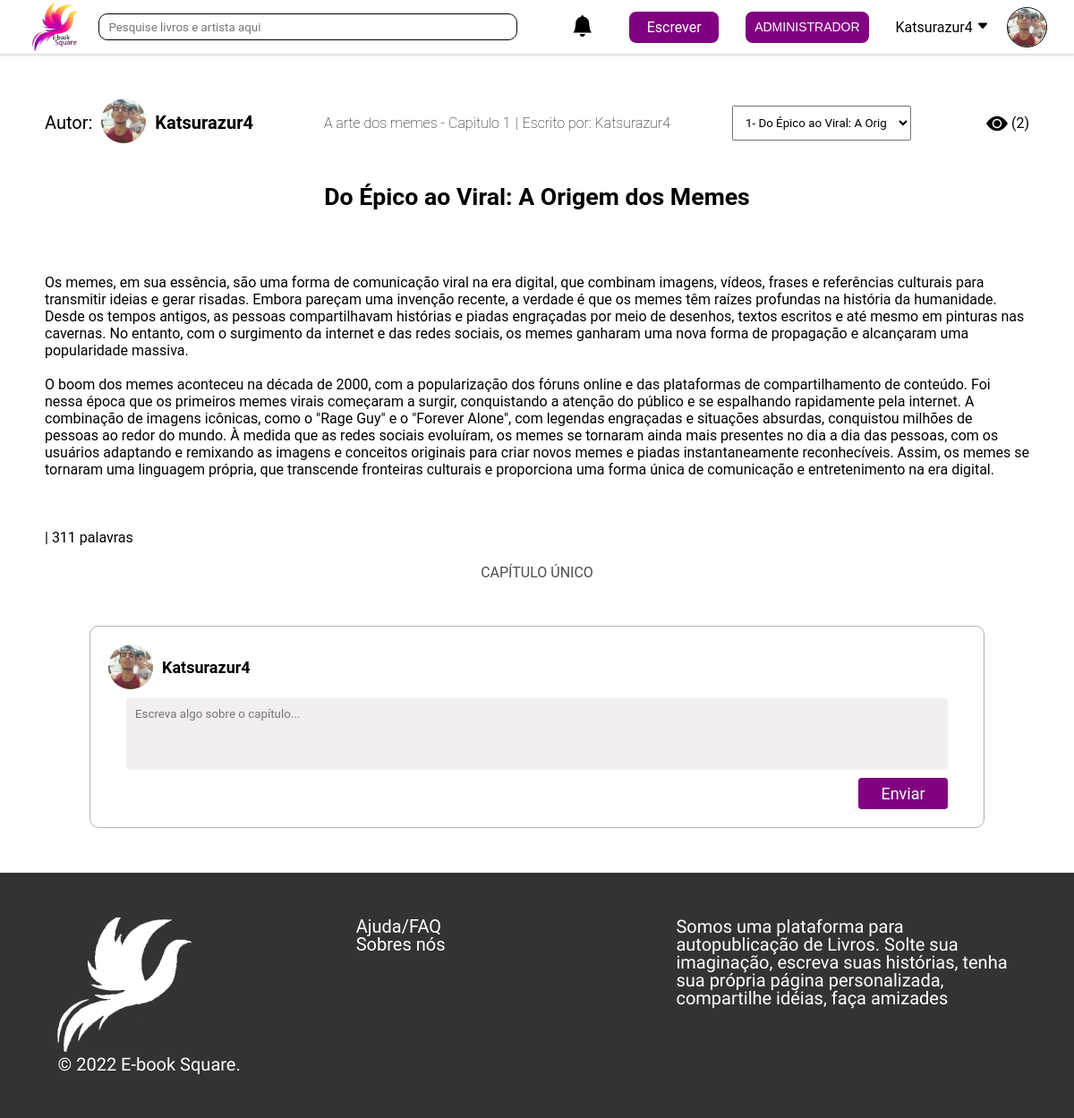
Screenshot of /App/View/pages/preview.php?obra=135&cap=1 (signed in) with the database file from the repository.
### tables this page shows
CREATE TABLE `usuario` (
  `ID_user` int(11) NOT NULL,
  `nome` varchar(80) NOT NULL,
  `codigo` varchar(20) NOT NULL,
  `email` varchar(50) NOT NULL,
  `foto` varchar(150) NOT NULL,
  `banner` varchar(150) NOT NULL,
  `descricaoUSU` varchar(1500) NOT NULL,
  `chavePix` varchar(300) NOT NULL,
  `status` int(11) NOT NULL DEFAULT 0,
  `senha` varchar(255) NOT NULL,
  `data_cad` date NOT NULL,
  `recuperar_senha` varchar(255) NOT NULL,
  `NOTmsg` tinyint(1) NOT NULL DEFAULT 1,
  `NOTatdp` tinyint(1) NOT NULL DEFAULT 1
);

CREATE TABLE `obra` (
  `ID_obra` int(11) NOT NULL,
  `nome_obra` varchar(105) NOT NULL,
  `user_FK` int(11) NOT NULL,
  `descricao` varchar(1500) NOT NULL,
  `etaria` varchar(30) NOT NULL,
  `created_at` datetime NOT NULL,
  `foto_obra` varchar(255) NOT NULL,
  `updated_at` timestamp NOT NULL DEFAULT current_timestamp() ON UPDATE current_timestamp(),
  `publicado` tinyint(4) NOT NULL DEFAULT 1,
  `Finalizado` tinyint(4) NOT NULL DEFAULT 0
);

CREATE TABLE `capitulo` (
  `ID_capitulo` int(11) NOT NULL,
  `titulo_cap` varchar(100) NOT NULL,
  `obra_FK` int(11) NOT NULL,
  `conteudo` text NOT NULL,
  `restricao` tinyint(1) NOT NULL,
  `created_at` datetime NOT NULL,
  `updated_at` timestamp NOT NULL DEFAULT current_timestamp() ON UPDATE current_timestamp(),
  `publicado` tinyint(4) NOT NULL DEFAULT 1
);

### App/Model/verificacao.php (called while the page is built, shortened)
<?php
require_once "_conexao/conexao.php";
require_once 'class-log.php';
if(isset($_SESSION['ID_user']) && !empty($_SESSION['ID_user'])){
    $classLog = new log();
    $dados_usuario = $classLog->findUser([" ID_user = ".$_SESSION['ID_user']]);
}

### App/Model/class-log.php (called while the page is built, shortened)
<?php
class log
{
    public function findUser($refeDado)
    {
        $dados_usuario = $this->find(['*'], 'usuario', [" WHERE " . $refeDado[0]]);
        return $dados_usuario;
    }
    public function Obra($id_obra)
    {
        global $pdo;
        $Obra_Usuario = array();
        $ComandoSQL = "SELECT ID_obra, nome_obra, user_FK, descricao, etaria, created_at, updated_at, foto_obra, nome, foto, Finalizado FROM obra, usuario WHERE obra.ID_obra = :u and obra.user_FK = usuario.ID_user";
        $conn = $pdo->prepare($ComandoSQL);
        $conn->bindValue(":u", $id_obra);
        $conn->execute();
        if ($conn->rowCount() > 0) {
            $Obra_Usuario = $conn->fetch(PDO::FETCH_ASSOC);
        }
        return $Obra_Usuario;
    }
    public function Capitulo($IDObraFK)
    {
        $capitulos = $this->findAll(['ID_capitulo, titulo_cap, conteudo, created_at '], 'capitulo', ["WHERE obra_FK = $IDObraFK ORDER BY created_at ASC"]);
        return $capitulos;
    }
    public function Count($contDado, $tabela, $refDado)
    {
        global $pdo;
        $ComandoSQL = "SELECT COUNT($contDado) FROM $tabela WHERE $refDado[0]";
        $conn = $pdo->query($ComandoSQL);
        if ($conn->execute()) {
            $dado = $conn->fetchAll(PDO::FETCH_ASSOC);
            return $dado[0]["COUNT($contDado)"];
        }
    }
    public function find($findDado, $tabela, $conditionRefDado)
    {
        global $pdo;
        $ComandoSQL = "SELECT $findDado[0] FROM $tabela $conditionRefDado[0]";
        $conn = $pdo->query($ComandoSQL);
        if ($conn->execute()) {
            if ($conn->rowCount() > 0) {
                $dados = $conn->fetch(PDO::FETCH_ASSOC);
                return $dados;
            }
        }
    }
    public function findAll($findDado, $tabela, $conditionRefDado)
    {
        global $pdo;
        $ComandoSQL = "SELECT $findDado[0] FROM $tabela $conditionRefDado[0]";
        $conn = $pdo->query($ComandoSQL);
        if ($conn->execute()) {
            $dados = $conn->fetchAll(PDO::FETCH_ASSOC);
            return $dados;
        }
    }
}

### App/View/pages/preview.php (the view, shortened to what this page needs)
<?php
include_once '../../Model/verificacao.php';
if ($_GET['obra']) {
    $idObra = $_GET['obra'];
    $capNumberURL = $_GET['cap'];
    $obrasCapa = $classLog->Obra($idObra);
    $capitulos = $classLog->Capitulo($idObra);
    $views = $classLog->Count("IDView", "view", ["capitulo_FK = " . $capitulos[$capNumberURL - 1]['ID_capitulo']]);
}
?>
<!DOCTYPE html>
<html lang="pt-br">
<head>
    <link rel="stylesheet" href="../assets/CSS/header.css">
    <link rel="stylesheet" href="../assets/CSS/footer.css">
    <link rel="stylesheet" href="../assets/CSS/capa_da_obra.css">
    <link rel="stylesheet" href="../assets/CSS/preview.css">
    <link rel="stylesheet" href="../assets/CSS/comentarios.css">
    <link rel="stylesheet" href="../assets/CSS/btn-seguir.css">
    <link rel="stylesheet" href="https://cdn.jsdelivr.net/npm/bootstrap-icons@1.10.5/font/bootstrap-icons.css">
</head>
<body>
    <?php include_once 'header.php'; ?>
    <main>
        <section class="titulo_capitulos">
            <div class="userObra" style="display: flex; align-items: center; gap: 10px;">
                <div class="userOwn">
                    <p style="font-size: 20px;">Autor:</p>
                    <a href="perfil.php?user=<?= $obrasCapa['user_FK']; ?>">
                        <img class="editar_img" src="
                                    <?php if (isset($obrasCapa['foto']) && !empty($obrasCapa['foto'])) { ?>
                                    ../assets/IMAGEM_USUARIO/<?= $obrasCapa['foto']; ?>
                                <?php } else { ?>
                                    ../assets/IMAGENS/blank.jpg
                                <?php } ?>
                                    " alt="Foto de perfil" name="perfil" id="perfil" width="50" height="50"
                            style="border-radius: 25px;">
                    </a>
                    <a href="perfil.php?user=<?= $obrasCapa['user_FK']; ?>" class="Nome_autor"
                        style="font-size: 20px; color: black;"><?= $obrasCapa['nome']; ?></a>
                </div>
                <div class="titulo" style="display: flex; align-items: center; gap: 5px">
                    <a href="capa_da_obra.php?obra=<?= $obrasCapa['ID_obra']; ?>">
                        <?= $obrasCapa['nome_obra']; ?> - Capitulo <span name="capitulo" id="capitulo">
                            <?= $capNumberURL; ?>
                        </span></a> |
                    <p> Escrito por: <span>
                            <?= $obrasCapa['nome']; ?>
                        </span></p>
                </div>
                <select class="selecionar_capitulo" id="selecionar_capitulo" onchange="select_cap()">
                    <?php foreach ($capitulos as $indice => $value) {
                        $capNumber = $indice + 1;
                        $tituloCap = $value['titulo_cap'];
                        ?>
                        <option value='<?= $capNumber; ?>' <?php if ($capNumber == $capNumberURL) {
                            echo "selected";
                        } ?>>
                            <?= $capNumber . '- ' . $tituloCap; ?>
                        </option>
                    <?php } ?>
                </select>
                <div class="container_idade_opcoes">
                    <div class="add_favo_denun">
                        <div class="views" style="display: flex; align-items: center;">
                            <i class="bi bi-eye-fill icon"></i>
                            (<?= $views; ?>)
                        </div>
                    </div>
                </div>
        </section>
        <div class="titulo_cap">
            <p>
                <?= $capitulos[$capNumberURL - 1]['titulo_cap']; ?>
            </p>
        </div>
        <section class="Capitulo">
            <p class="leitura">
                <?= $capitulos[$capNumberURL - 1]['conteudo']; ?> <br><br><br> |
                <?php $len = str_word_count($capitulos[$capNumberURL - 1]['conteudo']);
                echo $len . " palavras"; ?>
            </p>
        </section>
        <div class="pular_cap_Mais_historias">
            <?php if ($capNumber > 1) { ?>
                <div class="pular">
                    <?php if ($capNumberURL > 1) { ?>
                        <a href="preview.php?obra=<?= $idObra; ?>&cap=<?= $capNumberURL - 1; ?>" class="cap"><img
                                src="../assets/IMAGENS/Rectangle 33.png" alt="" onclick="setView()">Anterior</a>
                    <?php } ?>
                    <?php if ($capNumberURL < $capNumber) { ?>
                        <a href="preview.php?obra=<?= $idObra; ?>&cap=<?= $capNumberURL + 1; ?>" class="cap"
                            onclick="setView()">Proximo<img src="../assets/IMAGENS/Rectangle 33 (1).png" alt=""></a>
                    <?php } ?>
                </div>
            <?php } else { ?>
                <p style="text-align: center; color: rgba(0,0,0,0.7);">CAPÍTULO ÚNICO</p>
            <?php } ?>
        </div>
        <section class="comentario">
            <div class="container_escrever_comentario">
                <div class="imagem_nome_span">
                    <div>
                        <img class="ImagemUser_escrever_comentario" src="
                    <?php if (isset($dados_usuario['foto']) && !empty($dados_usuario['foto'])) { ?>
                                    ../assets/IMAGEM_USUARIO/<?= $dados_usuario['foto']; ?>
                                <?php } else { ?>
                                    ../assets/IMAGENS/blank.jpg
                                <?php } ?>
                    " alt="">
                        <span class="NomeUser_escrever_comentario">
                            <?= $dados_usuario['nome']; ?>
                        </span>
                    </div>
                </div>
                <div class="escrever_comentario">
                    <textarea placeholder="Escreva algo sobre o capítulo..." a id="conteudoComentario" cols="30"
                        rows="4"></textarea>
                </div>
                <div class="enviar">
                    <button type="submit" class="enviarCom" id="enviarCom" data-tipo="5">Enviar</button>
                </div>
            </div>
        </section>
    </main>
    <?php include_once 'footer.php'; ?>
</body>
</html>

### App/View/pages/header.php (shortened to what this page needs)
<link rel="stylesheet" href="https://cdn.jsdelivr.net/npm/bootstrap-icons@1.10.4/font/bootstrap-icons.css">
<header id="header">
        <div class="container-header">
            <div class="img-logo-header">
                <a href="feed.php"><img src="../assets/IMAGENS/logo.jpg" alt="" class="logo-header"></a>
            </div>
            <ul class="dropdown">
            <li  class="pesquisa_li" style="margin-left:-20px ; ">
                <input  on="pesquisa_selecionada()" id="pesquisa" class="pesquisa" type="search" placeholder="Pesquise livros e artista aqui">
            </li>
            <?php if(isset($_SESSION['ID_user']) && !empty($_SESSION['ID_user'])){ ?>
<li class="notificacoes">
    <i class="bi bi-bell-fill" onclick="abrir_notificacao()" id="iconNot"></i>
</li>
<?php }?>
            <li class="block-right">
                <a href="pre-criacao.php">
                    <div class="type-new-history">
                        Escrever
                    </div>
                </a>
                <?php
                    if (isset($_SESSION['ID_user'])):
                        if($dados_usuario['status'] == 1){
                        ?>
                        <a href="painel-adm.php">
                            <div class="type-new-history" style="width: auto; padding: 10px;">
                                <span style="color: white; font-family:'Franklin Gothic Medium', 'Arial Narrow', Arial, sans-serif; font-size: 14px; font-weight: 500;" >ADMINISTRADOR</span>
                            </div>
                        </a>
                        <?php }?>
                        <div class="icone-user">
                            <p onclick="clique_perfil()" for="dropdown_perfil" id="nome" name="nome" class="nome_user">
                                <?= $dados_usuario['nome']; ?>
                            <svg id="dropdown_perfil_girar" xmlns="http://www.w3.org/2000/svg" width="14" height="14"
                                fill="currentColor" class="bi bi-caret-down-fill" viewBox="0 0 16 16">
                                <path
                                    d="M7.247 11.14 2.451 5.658C1.885 5.013 2.345 4 3.204 4h9.592a1 1 0 0 1 .753 1.659l-4.796 5.48a1 1 0 0 1-1.506 0z" />
                            </svg></p></p>
                            <div class="avatar-header">
                                <a href="Perfil.php?user=<?=$dados_usuario['ID_user']?>">
                                    <img class="editar_img" src="
                                            <?php if (isset($dados_usuario['foto']) && !empty($dados_usuario['foto'])) { ?>
                                    ../assets/IMAGEM_USUARIO/<?= $dados_usuario['foto'] ?>
                                            <?php } else { ?>
                                    ../assets/IMAGENS/blank.jpg
                                            <?php } ?>
                                " alt="Foto de perfil" name="perfil" id="perfil-header">
                                </a>
                            </div>
                        </div>
                <?php
                endif;
                ?>
            </li>
        </ul>
        </div>
</header>

### rows the page displays
usuario: nome "Katsurazur4", foto (picture)
obra: user_FK.foto (picture), user_FK.nome "Katsurazur4", nome_obra "A arte dos memes"
capitulo: titulo_cap "Do Épico ao Viral: A Origem dos Memes", conteudo "Os memes, em sua essência, são uma forma de comunicação viral na era digital, que combinam imagens, vídeos, frases e referências culturais para transmitir ideias e gerar risadas. Embora pareçam uma invenção recente, a verdade é que os memes têm raízes profundas na história da humanidade. Desde os tempos antigos, as pessoas compartilhavam histórias e piadas engraçadas por meio de desenhos, textos escritos e até mesmo em pinturas nas cavernas. No entanto, com o surgimento da internet e das redes sociais, os memes ganharam uma nova forma de propagação e alcançaram uma popularidade massiva. O boom dos memes aconteceu na década de 2000, com a popularização dos fóruns online e das plataformas de…", conteudo "311"

### other values shown
$capNumberURL "1"
$views "2"
form field value "1- Do Épico ao Viral: A Origem dos Memes"
